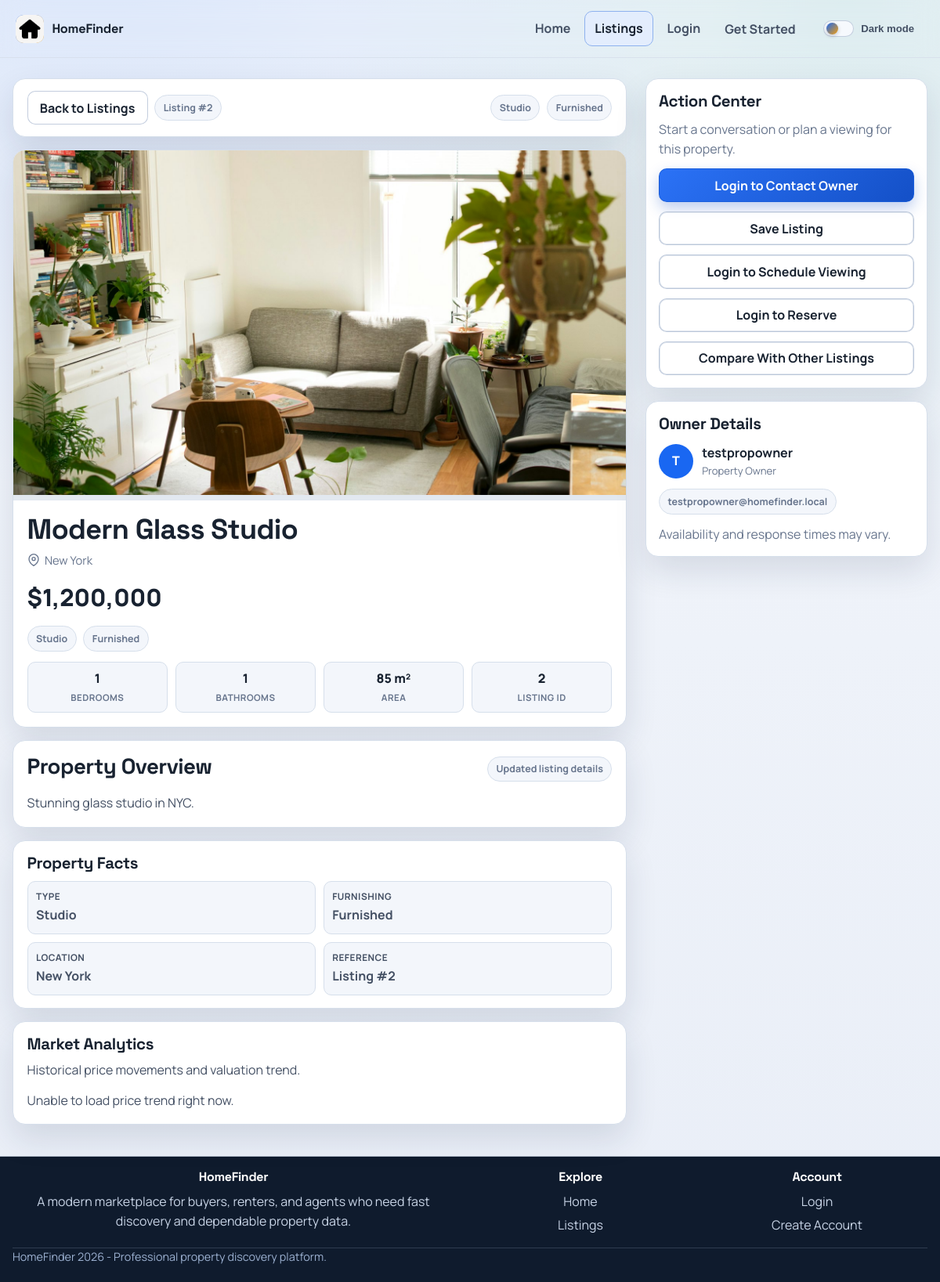
The app's page /listings/2 with its own data.
### app/db/models/listing.py (models this page shows)
class Listing(Base):
    __tablename__ = "listings"
    id = Column(Integer, primary_key=True, index=True)
    title = Column(String, nullable=False)
    price = Column(Integer, nullable=False, index=True)
    location = Column(String, nullable=False, index=True)
    size = Column(Integer, nullable=False)
    image_url = Column(String, nullable=False)
    bedrooms = Column(Integer, nullable=False)
    bathrooms = Column(Integer, nullable=False)
    property_type = Column(String, nullable=False, index=True)
    furnished = Column(String, nullable=False)
    description = Column(String, nullable=False)
    owner_id = Column(Integer, ForeignKey("users.id"), nullable=False)
    owner = relationship("User", back_populates="listings")
    favorites = relationship("Favorite", back_populates="listing", cascade="all, delete-orphan")
    inquiries = relationship("Inquiry", back_populates="listing", cascade="all, delete-orphan")
    reservations = relationship("Reservation", back_populates="listing", cascade="all, delete-orphan")
    viewings = relationship("Viewing", back_populates="listing", cascade="all, delete-orphan")
    price_history = relationship("ListingPriceHistory", back_populates="listing", cascade="all, delete-orphan")

### app/db/models/user.py (models this page shows)
class User(Base):
    __tablename__ = "users"
    id = Column(Integer, primary_key=True, index=True)
    email = Column(String, unique=True, index=True, nullable=False)
    username = Column(String, unique=True, index=True, nullable=False)
    password = Column(String, nullable=False)
    role = Column(String, nullable=False, default="regular_user")
    permission_grants = Column(String, nullable=True)
    permission_revokes = Column(String, nullable=True)
    email_verified = Column(Boolean, nullable=False, default=False)
    active_session_token = Column(String, nullable=True)
    active_session_expires_at = Column(DateTime(timezone=True), nullable=True)
    must_reset_password = Column(Boolean, nullable=False, default=False)
    listings = relationship("Listing", back_populates="owner", cascade="all, delete-orphan")
    favorites = relationship("Favorite", back_populates="user", cascade="all, delete-orphan")
    inquiries = relationship("Inquiry", back_populates="user", cascade="all, delete-orphan")
    reservations = relationship("Reservation", back_populates="user", cascade="all, delete-orphan")
    viewings = relationship("Viewing", back_populates="user", cascade="all, delete-orphan")
    search_logs = relationship("SearchLog", back_populates="user", cascade="all, delete-orphan")
    audit_logs = relationship("AuditLog", back_populates="actor", cascade="all, delete-orphan")
    inquiry_messages = relationship("InquiryMessage", back_populates="sender", cascade="all, delete-orphan")

### app/web/routers/listings.py (the view)
@router.get("/listings/{listing_id}", response_class=HTMLResponse)
def listing_detail(
    request: Request,
    listing_id: int,
    message: str | None = None,
    error: str | None = None,
    db: Session = Depends(get_db),
):
    try:
        listing = get_listing_use_case(db, listing_id)
    except ListingNotFoundError as exc:
        raise HTTPException(status_code=404, detail="Listing not found") from exc
    owner = get_user_profile(db, listing.owner_id)
    current_user_id, saved_listing_ids = _saved_listing_state(request, db)
    return template_response(
        request,
        "listing_detail.html",
        {
            "listing": listing,
            "owner": owner,
            "can_save_listings": current_user_id is not None,
            "is_saved": listing.id in saved_listing_ids,
            "message": message,
            "error": error,
        },
    )

### app/templates/listing_detail.html (shortened to what this page needs)
{% extends "base.html" %}
{% block content %}
<div class="detail-shell">
  <main class="detail-main" data-reveal>
    <section class="panel detail-toolbar">
      <div class="toolbar-left">
        <a href="/listings" class="btn btn-outline">Back to Listings</a>
        <span class="toolbar-chip">Listing #{{ listing.id }}</span>
      </div>
      <div class="toolbar-left">
        <span class="toolbar-chip">{{ listing.property_type|replace('_', ' ')|title }}</span>
        <span class="toolbar-chip">{{ listing.furnished|replace('_', ' ')|title }}</span>
      </div>
    </section>
    <section class="panel hero-panel">
      <div class="hero-media">
        {% if listing.image_url %}
        <img src="{{ listing_image_url(listing.image_url) }}" alt="{{ listing.title }}" onerror="this.onerror=null;this.src='/static/listing-placeholder.svg';" />
        {% endif %}
      </div>
      <div class="hero-body">
        <div class="hero-head">
          <h1>{{ listing.title }}</h1>
          <div class="hero-location">
            <svg width="16" height="16" viewBox="0 0 24 24" fill="none" stroke="currentColor" stroke-width="2" stroke-linecap="round" stroke-linejoin="round"><path d="M21 10c0 7-9 13-9 13s-9-6-9-13a9 9 0 0 1 18 0z"></path><circle cx="12" cy="10" r="3"></circle></svg>
            {{ listing.location }}
          </div>
        </div>
        <div class="hero-price">${{ "{:,}".format(listing.price) }}</div>
        <div class="toolbar-left" aria-label="Listing tags">
          <span class="toolbar-chip">{{ listing.property_type|replace('_', ' ')|title }}</span>
          <span class="toolbar-chip">{{ listing.furnished|replace('_', ' ')|title }}</span>
        </div>
        <div class="meta-grid">
          <div class="meta-item">
            <span class="meta-value">{{ listing.bedrooms }}</span>
            <span class="meta-label">Bedrooms</span>
          </div>
          <div class="meta-item">
            <span class="meta-value">{{ listing.bathrooms }}</span>
            <span class="meta-label">Bathrooms</span>
          </div>
          <div class="meta-item">
            <span class="meta-value">{{ listing.size }} m²</span>
            <span class="meta-label">Area</span>
          </div>
          <div class="meta-item">
            <span class="meta-value">{{ listing.id }}</span>
            <span class="meta-label">Listing ID</span>
          </div>
        </div>
      </div>
    </section>
    <section class="panel content-panel">
      <div class="section-header">
        <h2>Property Overview</h2>
        <span class="toolbar-chip">Updated listing details</span>
      </div>
      <p>{{ listing.description }}</p>
    </section>
    <section class="panel content-panel">
      <div class="section-header">
        <h3 style="margin: 0;">Property Facts</h3>
      </div>
      <div class="facts-grid">
        <div class="fact-item">
          <p class="fact-label">Type</p>
          <p class="fact-value">{{ listing.property_type|replace('_', ' ')|title }}</p>
        </div>
        <div class="fact-item">
          <p class="fact-label">Furnishing</p>
          <p class="fact-value">{{ listing.furnished|replace('_', ' ')|title }}</p>
        </div>
        <div class="fact-item">
          <p class="fact-label">Location</p>
          <p class="fact-value">{{ listing.location }}</p>
        </div>
        <div class="fact-item">
          <p class="fact-label">Reference</p>
          <p class="fact-value">Listing #{{ listing.id }}</p>
        </div>
      </div>
    </section>
    <section class="panel content-panel">
      <h3>Market Analytics</h3>
      <p class="subtle" style="margin-bottom: 0.75rem;">Historical price movements and valuation trend.</p>
      <div id="price-trend-visual" data-listing-id="{{ listing.id }}"></div>
    </section>
  </main>
  <aside class="detail-sidebar" data-reveal>
    <section class="panel action-panel">
      <h3 style="margin: 0;">Action Center</h3>
      <p class="subtle" style="margin: 0;">Start a conversation or plan a viewing for this property.</p>
      {% if can_save_listings %}
      <form id="contact-owner" method="post" action="/listings/{{ listing.id }}/contact-owner" style="display: grid; gap: 0.5rem; margin: 0;">
        <input type="hidden" name="csrf_token" value="{{ csrf_token }}" />
        <label for="contact-message" class="sr-only">Message to property owner</label>
        <textarea id="contact-message" name="message" rows="4" required placeholder="Hi, I am interested in this listing. Is it still available?" style="width: 100%;" aria-describedby="contact-message-help"></textarea>
        <p id="contact-message-help" class="textarea-help">Include preferred visit dates and best contact hours for faster replies.</p>
        <button type="submit" class="btn btn-primary" style="width: 100%;">Contact Property Owner</button>
      </form>
      {% else %}
      <a href="/login" class="btn btn-primary" style="width: 100%;">Login to Contact Owner</a>
      {% endif %}
      {% if can_save_listings %}
      <form method="post" action="/listings/{{ listing.id }}/{{ 'unsave' if is_saved else 'save' }}" style="margin: 0;" data-save-toggle="true" data-listing-id="{{ listing.id }}">
        <input type="hidden" name="csrf_token" value="{{ csrf_token }}" />
        <input type="hidden" name="next_path" value="{{ request.url.path }}{% if request.url.query %}?{{ request.url.query }}{% endif %}" />
        <button type="submit" class="btn {{ 'btn-primary' if is_saved else 'btn-outline' }}" style="width: 100%;" aria-label="{{ 'Unsave listing' if is_saved else 'Save listing' }}" data-saved-label="Saved" data-unsaved-label="Save Listing">
          {{ 'Saved' if is_saved else 'Save Listing' }}
        </button>
      </form>
      {% else %}
      <a href="/login" class="btn btn-outline" style="width: 100%;">Save Listing</a>
      {% endif %}
      {% if can_save_listings %}
      <details class="schedule-details">
        <summary class="btn btn-outline" style="width: 100%; list-style: none; cursor: pointer;">Schedule Viewing</summary>
        <form method="post" action="/listings/{{ listing.id }}/schedule-viewing" style="display: grid; gap: 0.5rem; margin: 0.5rem 0 0;">
          <input type="hidden" name="csrf_token" value="{{ csrf_token }}" />
          <label for="scheduled_at" class="sr-only">Date and time</label>
          <input type="datetime-local" id="scheduled_at" name="scheduled_at" required style="width: 100%;" />
          <label for="duration_minutes" class="sr-only">Duration</label>
          <select id="duration_minutes" name="duration_minutes" style="width: 100%;">
            <option value="15">15 minutes</option>
            <option value="30" selected>30 minutes</option>
            <option value="45">45 minutes</option>
            <option value="60">60 minutes</option>
            <option value="90">90 minutes</option>
          </select>
          <label for="viewing_notes" class="sr-only">Notes (optional)</label>
          <textarea id="viewing_notes" name="notes" rows="2" placeholder="Any notes for the owner? (optional)" style="width: 100%;"></textarea>
          <button type="submit" class="btn btn-outline" style="width: 100%;">Confirm Viewing</button>
        </form>
      </details>
      {% else %}
      <a href="/login" class="btn btn-outline" style="width: 100%;">Login to Schedule Viewing</a>
      {% endif %}
      {% if can_save_listings %}
      <details class="schedule-details">
        <summary class="btn btn-outline" style="width: 100%; list-style: none; cursor: pointer;">Reserve This Listing</summary>
        <form method="post" action="/listings/{{ listing.id }}/reserve" style="display: grid; gap: 0.5rem; margin: 0.5rem 0 0;">
          <input type="hidden" name="csrf_token" value="{{ csrf_token }}" />
          <label for="reserve_start_date" style="font-size: 0.8rem; font-weight: 700; color: var(--text-muted); text-transform: uppercase; letter-spacing: 0.04em;">Check-in</label>
          <input type="date" id="reserve_start_date" name="start_date" required style="width: 100%;" />
          <label for="reserve_end_date" style="font-size: 0.8rem; font-weight: 700; color: var(--text-muted); text-transform: uppercase; letter-spacing: 0.04em;">Check-out</label>
          <input type="date" id="reserve_end_date" name="end_date" required style="width: 100%;" />
          <button type="submit" class="btn btn-outline" style="width: 100%;">Submit Reservation</button>
        </form>
      </details>
      {% else %}
      <a href="/login" class="btn btn-outline" style="width: 100%;">Login to Reserve</a>
      {% endif %}
      <a href="/listings?compare_seed={{ listing.id }}" class="btn btn-outline" style="width: 100%;">Compare With Other Listings</a>
    </section>
    <section class="panel owner-panel">
      <h3 style="margin: 0;">Owner Details</h3>
      <div class="owner-head">
        <div class="owner-avatar">{{ owner.username[0]|upper if owner else 'O' }}</div>
        <div>
          <div style="font-weight: 700; color: var(--text-primary);">{{ owner.username if owner else 'Owner' }}</div>
          <div class="subtle" style="font-size: 0.82rem;">Property Owner</div>
        </div>
      </div>
      {% if owner %}
      <div class="toolbar-chip" style="display: inline-flex; width: fit-content;">{{ owner.email }}</div>
      {% endif %}
      <p class="subtle" style="margin: 0;">Availability and response times may vary.</p>
    </section>
  </aside>
</div>
{% endblock %}

### records on screen
Listing: id "2", property_type "Studio", furnished "Furnished", image_url (picture), title "Modern Glass Studio", location "New York", price "1,200,000", bedrooms "1", bathrooms "1", size "85", description "Stunning glass studio in NYC."
User: username "T", username "testpropowner", email "testpropowner@homefinder.local"
